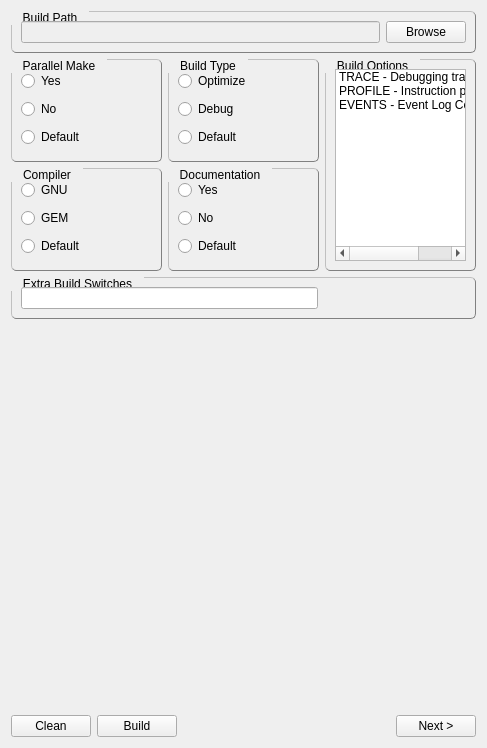
      <widget class="QWidget" name="tabBuildOpts">
       <attribute name="title">
        <string>Build Options</string>
       </attribute>
       <layout class="QVBoxLayout" name="verticalLayout_55">
        <item>
         <layout class="QVBoxLayout" name="verticalLayout_54">
          <item>
           <widget class="QGroupBox" name="groupBox">
            <property name="styleSheet">
             <string notr="true">QGroupBox {
     border: 1px solid gray;
     border-radius: 5px;
      border-style: outset;
     margin-top: 1ex; /* leave space at the top for the title */
     margin-left: 1ex;
     margin-right: 1ex;
     margin-bottom: 1ex;
   
 }

 QGroupBox::title {
     subcontrol-origin: margin;
     subcontrol-position: top left; /* position at the top center */
     padding: 0 10px;
 }</string>
            </property>
            <property name="title">
             <string>Build Path</string>
            </property>
            <property name="alignment">
             <set>Qt::AlignLeading|Qt::AlignLeft|Qt::AlignTop</set>
            </property>
            <layout class="QHBoxLayout" name="horizontalLayout_11">
             <item>
              <widget class="QLineEdit" name="buildPath">
               <property name="enabled">
                <bool>false</bool>
               </property>
              </widget>
             </item>
             <item>
              <widget class="QPushButton" name="browseBuildPath_5">
               <property name="text">
                <string>Browse</string>
               </property>
              </widget>
             </item>
            </layout>
           </widget>
          </item>
          <item>
           <layout class="QHBoxLayout" name="horizontalLayout_14" stretch="1,1,1">
            <item>
             <layout class="QVBoxLayout" name="verticalLayout_8">
              <item>
               <widget class="QGroupBox" name="parallelMake">
                <property name="sizePolicy">
                 <sizepolicy hsizetype="Expanding" vsizetype="Preferred">
                  <horstretch>0</horstretch>
                  <verstretch>0</verstretch>
                 </sizepolicy>
                </property>
                <property name="toolTip">
                 <string>Select whether you want a parallel make</string>
                </property>
                <property name="styleSheet">
                 <string notr="true">QGroupBox {
     border: 1px solid gray;
     border-radius: 5px;
      border-style: outset;
     margin-top: 1ex; /* leave space at the top for the title */
     margin-left: 1ex;
     margin-right: 1ex;
     margin-bottom: 1ex;
   
 }

 QGroupBox::title {
     subcontrol-origin: margin;
     subcontrol-position: top left; /* position at the top center */
     padding: 0 10px;
 }</string>
                </property>
                <property name="title">
                 <string>Parallel Make</string>
                </property>
                <layout class="QVBoxLayout" name="verticalLayout_22">
                 <item>
                  <widget class="QRadioButton" name="parallelYes">
                   <property name="text">
                    <string>Yes</string>
                   </property>
                  </widget>
                 </item>
                 <item>
                  <widget class="QRadioButton" name="parallelNo">
                   <property name="text">
                    <string>No</string>
                   </property>
                  </widget>
                 </item>
                 <item>
                  <widget class="QRadioButton" name="parallelDefault">
                   <property name="text">
                    <string>Default</string>
                   </property>
                  </widget>
                 </item>
                </layout>
               </widget>
              </item>
              <item>
               <widget class="QGroupBox" name="compilerType">
                <property name="sizePolicy">
                 <sizepolicy hsizetype="Expanding" vsizetype="Preferred">
                  <horstretch>0</horstretch>
                  <verstretch>0</verstretch>
                 </sizepolicy>
                </property>
                <property name="toolTip">
                 <string>Select compiler</string>
                </property>
                <property name="styleSheet">
                 <string notr="true">QGroupBox {
     border: 1px solid gray;
     border-radius: 5px;
      border-style: outset;
     margin-top: 1ex; /* leave space at the top for the title */
     margin-left: 1ex;
     margin-right: 1ex;
     margin-bottom: 1ex;
   
 }

 QGroupBox::title {
     subcontrol-origin: margin;
     subcontrol-position: top left; /* position at the top center */
     padding: 0 10px;
 }</string>
                </property>
                <property name="title">
                 <string>Compiler</string>
                </property>
                <layout class="QVBoxLayout" name="verticalLayout_23">
                 <item>
                  <widget class="QRadioButton" name="compilerGNU">
                   <property name="text">
                    <string>GNU</string>
                   </property>
                  </widget>
                 </item>
                 <item>
                  <widget class="QRadioButton" name="compilerGEM">
                   <property name="text">
                    <string>GEM</string>
                   </property>
                  </widget>
                 </item>
                 <item>
                  <widget class="QRadioButton" name="compilerDefault">
                   <property name="text">
                    <string>Default</string>
                   </property>
                  </widget>
                 </item>
                </layout>
               </widget>
              </item>
             </layout>
            </item>
            <item>
             <layout class="QVBoxLayout" name="verticalLayout_20">
              <item>
               <widget class="QGroupBox" name="buildType">
                <property name="sizePolicy">
                 <sizepolicy hsizetype="Expanding" vsizetype="Preferred">
                  <horstretch>0</horstretch>
                  <verstretch>0</verstretch>
                 </sizepolicy>
                </property>
                <property name="toolTip">
                 <string>Select optimization level</string>
                </property>
                <property name="autoFillBackground">
                 <bool>false</bool>
                </property>
                <property name="styleSheet">
                 <string notr="true">QGroupBox {
     border: 1px solid gray;
     border-radius: 5px;
      border-style: outset;
     margin-top: 1ex; /* leave space at the top for the title */
     margin-left: 1ex;
     margin-right: 1ex;
     margin-bottom: 1ex;
   
 }

 QGroupBox::title {
     subcontrol-origin: margin;
     subcontrol-position: top left; /* position at the top center */
     padding: 0 10px;
 }</string>
                </property>
                <property name="title">
                 <string>Build Type</string>
                </property>
                <layout class="QVBoxLayout" name="verticalLayout_19">
                 <item>
                  <widget class="QRadioButton" name="buildOpt">
                   <property name="text">
                    <string>Optimize</string>
                   </property>
                  </widget>
                 </item>
                 <item>
                  <widget class="QRadioButton" name="buildDebug">
                   <property name="text">
                    <string>Debug</string>
                   </property>
                  </widget>
                 </item>
                 <item>
                  <widget class="QRadioButton" name="buildDefault">
                   <property name="text">
                    <string>Default</string>
                   </property>
                  </widget>
                 </item>
                </layout>
               </widget>
              </item>
              <item>
               <widget class="QGroupBox" name="documentation">
                <property name="sizePolicy">
                 <sizepolicy hsizetype="Expanding" vsizetype="Preferred">
                  <horstretch>0</horstretch>
                  <verstretch>0</verstretch>
                 </sizepolicy>
                </property>
                <property name="toolTip">
                 <string>Select whether you want documentation</string>
                </property>
                <property name="styleSheet">
                 <string notr="true">QGroupBox {
     border: 1px solid gray;
     border-radius: 5px;
      border-style: outset;
     margin-top: 1ex; /* leave space at the top for the title */
     margin-left: 1ex;
     margin-right: 1ex;
     margin-bottom: 1ex;
   
 }

 QGroupBox::title {
     subcontrol-origin: margin;
     subcontrol-position: top left; /* position at the top center */
     padding: 0 10px;
 }</string>
                </property>
                <property name="title">
                 <string>Documentation</string>
                </property>
                <layout class="QVBoxLayout" name="verticalLayout_24">
                 <item>
                  <widget class="QRadioButton" name="documentationYes">
                   <property name="text">
                    <string>Yes</string>
                   </property>
                  </widget>
                 </item>
                 <item>
                  <widget class="QRadioButton" name="documentationNo">
                   <property name="text">
                    <string>No</string>
                   </property>
                  </widget>
                 </item>
                 <item>
                  <widget class="QRadioButton" name="documentationDefault">
                   <property name="text">
                    <string>Default</string>
                   </property>
                  </widget>
                 </item>
                </layout>
               </widget>
              </item>
             </layout>
            </item>
            <item>
             <widget class="QGroupBox" name="groupBox_7">
              <property name="styleSheet">
               <string notr="true">QGroupBox {
     border: 1px solid gray;
     border-radius: 5px;
      border-style: outset;
     margin-top: 1ex; /* leave space at the top for the title */
     margin-left: 1ex;
     margin-right: 1ex;
     margin-bottom: 1ex;
   
 }

 QGroupBox::title {
     subcontrol-origin: margin;
     subcontrol-position: top left; /* position at the top center */
     padding: 0 10px;
 }</string>
              </property>
              <property name="title">
               <string>Build Options</string>
              </property>
              <layout class="QVBoxLayout" name="verticalLayout_21">
               <item>
                <widget class="QListWidget" name="buildOptions">
                 <property name="selectionMode">
                  <enum>QAbstractItemView::ExtendedSelection</enum>
                 </property>
                 <item>
                  <property name="text">
                   <string>TRACE - Debugging trace code</string>
                  </property>
                 </item>
                 <item>
                  <property name="text">
                   <string>PROFILE - Instruction profile code</string>
                  </property>
                 </item>
                 <item>
                  <property name="text">
                   <string>EVENTS - Event Log Code</string>
                  </property>
                 </item>
                </widget>
               </item>
              </layout>
             </widget>
            </item>
           </layout>
          </item>
          <item>
           <widget class="QGroupBox" name="groupBox_6">
            <property name="styleSheet">
             <string notr="true">QGroupBox {
     border: 1px solid gray;
     border-radius: 5px;
      border-style: outset;
     margin-top: 1ex; /* leave space at the top for the title */
     margin-left: 1ex;
     margin-right: 1ex;
     margin-bottom: 1ex;
   
 }

 QGroupBox::title {
     subcontrol-origin: margin;
     subcontrol-position: top left; /* position at the top center */
     padding: 0 10px;
 }</string>
            </property>
            <property name="title">
             <string>Extra Build Switches</string>
            </property>
            <layout class="QHBoxLayout" name="horizontalLayout_13">
             <item>
              <layout class="QHBoxLayout" name="horizontalLayout_5" stretch="2,1">
               <item>
                <widget class="QLineEdit" name="extraBuildSwitches"/>
               </item>
               <item>
                <spacer name="Spacer13">
                 <property name="orientation">
                  <enum>Qt::Horizontal</enum>
                 </property>
                 <property name="sizeType">
                  <enum>QSizePolicy::Expanding</enum>
                 </property>
                 <property name="sizeHint" stdset="0">
                  <size>
                   <width>200</width>
                   <height>20</height>
                  </size>
                 </property>
                </spacer>
               </item>
              </layout>
             </item>
            </layout>
           </widget>
          </item>
         </layout>
        </item>
        <item>
         <spacer name="verticalSpacer_2">
          <property name="orientation">
           <enum>Qt::Vertical</enum>
          </property>
          <property name="sizeType">
           <enum>QSizePolicy::Preferred</enum>
          </property>
          <property name="sizeHint" stdset="0">
           <size>
            <width>20</width>
            <height>390</height>
           </size>
          </property>
         </spacer>
        </item>
        <item>
         <layout class="QHBoxLayout" name="_3">
          <property name="spacing">
           <number>6</number>
          </property>
          <property name="margin">
           <number>0</number>
          </property>
          <item>
           <widget class="QPushButton" name="button_clean">
            <property name="toolTip">
             <string>Clean the model</string>
            </property>
            <property name="text">
             <string>Clean</string>
            </property>
           </widget>
          </item>
          <item>
           <widget class="QPushButton" name="button_build">
            <property name="toolTip">
             <string>Build the model</string>
            </property>
            <property name="text">
             <string>Build</string>
            </property>
           </widget>
          </item>
          <item>
           <spacer name="Spacer2_2">
            <property name="orientation">
             <enum>Qt::Horizontal</enum>
            </property>
            <property name="sizeType">
             <enum>QSizePolicy::Expanding</enum>
            </property>
            <property name="sizeHint" stdset="0">
             <size>
              <width>20</width>
              <height>20</height>
             </size>
            </property>
           </spacer>
          </item>
          <item>
           <widget class="QPushButton" name="nextStep_buildopts">
            <property name="toolTip">
             <string>Go to next tab page</string>
            </property>
            <property name="text">
             <string>Next &gt;</string>
            </property>
           </widget>
          </item>
         </layout>
        </item>
       </layout>
      </widget>
